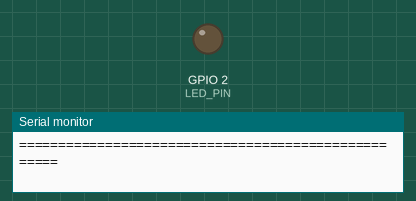
The sketch below on a simulated ESP32. Parts: output pins drawn as LEDs (lit = HIGH), the last lines printed to the serial monitor.

Above: at 3.6 s.
At 5.6 s:
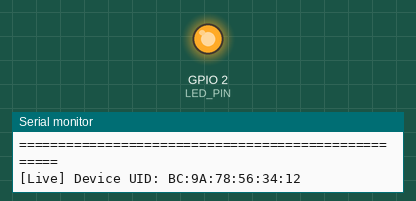
Timing chart, 0 to 6.8 s (numbered marks = the images above):
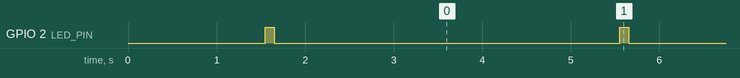

Measured:
- by itself, GPIO 2 (LED_PIN): alternates HIGH for 0.10 s and LOW for 3.9 s

The sketch:

get_device_uid.ino
```cpp
// ============================================================
//  VITALITY — Device UID Extractor
//  Upload this sketch to your ESP32 to instantly read its
//  unique factory hardware Chip UID (MAC address).
//
//  Serial Monitor: 115200 baud
// ============================================================

#define LED_PIN 2

String getChipUID() {
  uint64_t mac = ESP.getEfuseMac();
  char buf[18];
  snprintf(buf, sizeof(buf), "%02X:%02X:%02X:%02X:%02X:%02X",
    (uint8_t)mac, (uint8_t)(mac >> 8),  (uint8_t)(mac >> 16),
    (uint8_t)(mac >> 24), (uint8_t)(mac >> 32), (uint8_t)(mac >> 40));
  return String(buf);
}

void printUIDBanner(const String& uid) {
  Serial.println();
  Serial.println("====================================================");
  Serial.println("           VITALITY — DEVICE UID FINDER             ");
  Serial.println("====================================================");
  Serial.println();
  Serial.print("  >>> YOUR DEVICE UID:  ");
  Serial.println(uid);
  Serial.println();
  Serial.println("  Next Steps:");
  Serial.println("  1. Copy the UID above: " + uid);
  Serial.println("  2. Open the Vitality App in your browser:");
  Serial.println("     Local: http://localhost:8080/devices.html");
  Serial.println("     Cloud: https://vitality-659j.onrender.com/devices.html");
  Serial.println("  3. Click 'Pair New Device'");
  Serial.println("  4. Paste this UID, give it a name (e.g. Smart Scale)");
  Serial.println("  5. Choose device type: 'station'");
  Serial.println("  6. Copy the generated API Key into vita_station/config.h");
  Serial.println("====================================================");
  Serial.println();
}

void setup() {
  Serial.begin(115200);
  pinMode(LED_PIN, OUTPUT);
  delay(1500);

  String uid = getChipUID();
  printUIDBanner(uid);
}

void loop() {
  // Blink LED and reprint every 4 seconds so you never miss it
  digitalWrite(LED_PIN, HIGH);
  delay(100);
  digitalWrite(LED_PIN, LOW);
  delay(3900);

  String uid = getChipUID();
  Serial.print("[Live] Device UID: ");
  Serial.println(uid);
}
```
